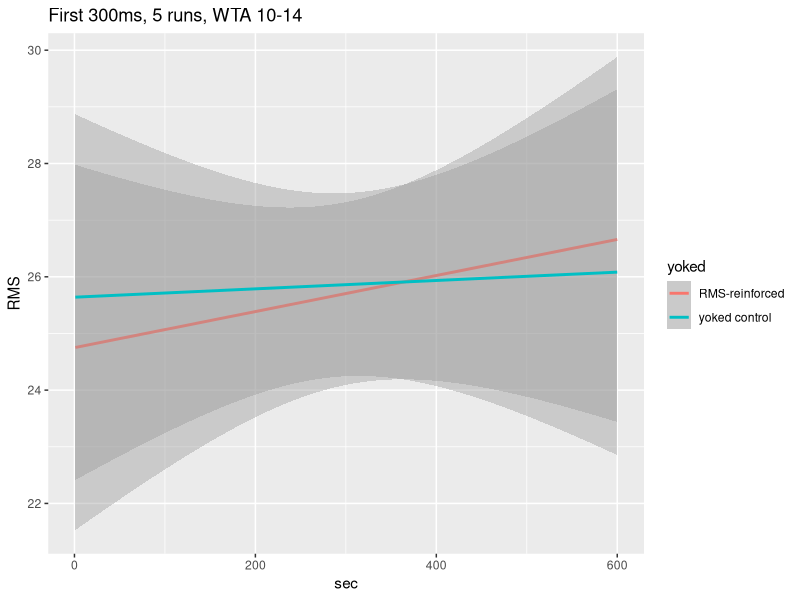

Source code (R): (Note: this script raises an error after producing the figure.)
library(lme4)
library(lmerTest)
library(ggplot2)

setwd('/Users/Bubba/Desktop/COGS195/Github/RattleNN/RattleResults')
rattledata = read.csv('data.csv')
colnames(rattledata) = c("run","yoked","sec","RMS","f")
rattledata$yoked[rattledata$yoked==0] = "RMS-reinforced"
rattledata$yoked[rattledata$yoked==1] = "yoked control"

rattlelm = lmer(scale(RMS) ~ (1|run) + yoked + scale(sec) + yoked*scale(sec), data = rattledata)
summary(rattlelm)

qplot(sec,RMS,data=rattledata,main= "First 300ms, 5 runs, WTA 10-14", geom=c("smooth"),method ="lm",formula=y~x,color=yoked)
quartz.save("rattleresults.pdf",type="pdf")

plot(rattledata$f,rattledata$RMS, main= "First 300ms, 5 runs, WTA 10-14", xlab="f",ylab="RMS")
quartz.save("RMSvsf.pdf",type="pdf")
